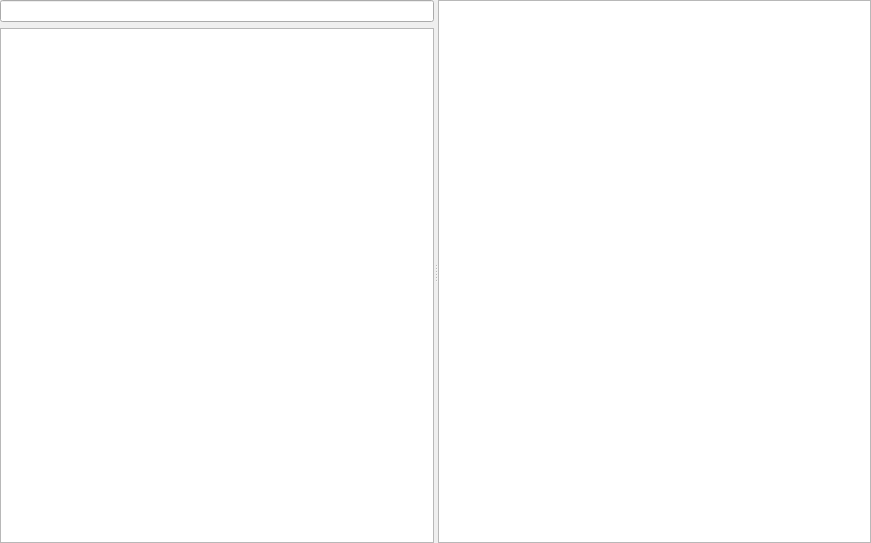
<?xml version="1.0" encoding="UTF-8"?>
<ui version="4.0">
 <class>TwoWayList</class>
 <widget class="QWidget" name="TwoWayList">
  <property name="geometry">
   <rect>
    <x>0</x>
    <y>0</y>
    <width>871</width>
    <height>543</height>
   </rect>
  </property>
  <property name="windowTitle">
   <string>Form</string>
  </property>
  <layout class="QVBoxLayout" name="verticalLayout_2">
   <property name="leftMargin">
    <number>0</number>
   </property>
   <property name="topMargin">
    <number>0</number>
   </property>
   <property name="rightMargin">
    <number>0</number>
   </property>
   <property name="bottomMargin">
    <number>0</number>
   </property>
   <item>
    <widget class="QSplitter" name="splitter">
     <property name="orientation">
      <enum>Qt::Horizontal</enum>
     </property>
     <widget class="QWidget" name="layoutWidget">
      <layout class="QVBoxLayout" name="verticalLayout">
       <item>
        <widget class="QLineEdit" name="lineEdit"/>
       </item>
       <item>
        <widget class="DragDropListView" name="leftListView">
         <property name="editTriggers">
          <set>QAbstractItemView::NoEditTriggers</set>
         </property>
         <property name="dragEnabled">
          <bool>true</bool>
         </property>
         <property name="dragDropMode">
          <enum>QAbstractItemView::DragDrop</enum>
         </property>
         <property name="defaultDropAction">
          <enum>Qt::MoveAction</enum>
         </property>
        </widget>
       </item>
      </layout>
     </widget>
     <widget class="DragDropListView" name="rightListView">
      <property name="dragEnabled">
       <bool>true</bool>
      </property>
      <property name="dragDropMode">
       <enum>QAbstractItemView::DragDrop</enum>
      </property>
      <property name="defaultDropAction">
       <enum>Qt::MoveAction</enum>
      </property>
     </widget>
    </widget>
   </item>
  </layout>
 </widget>
 <customwidgets>
  <customwidget>
   <class>DragDropListView</class>
   <extends>QListView</extends>
   <header>dragdroplistview.h</header>
  </customwidget>
 </customwidgets>
 <resources/>
 <connections/>
</ui>
